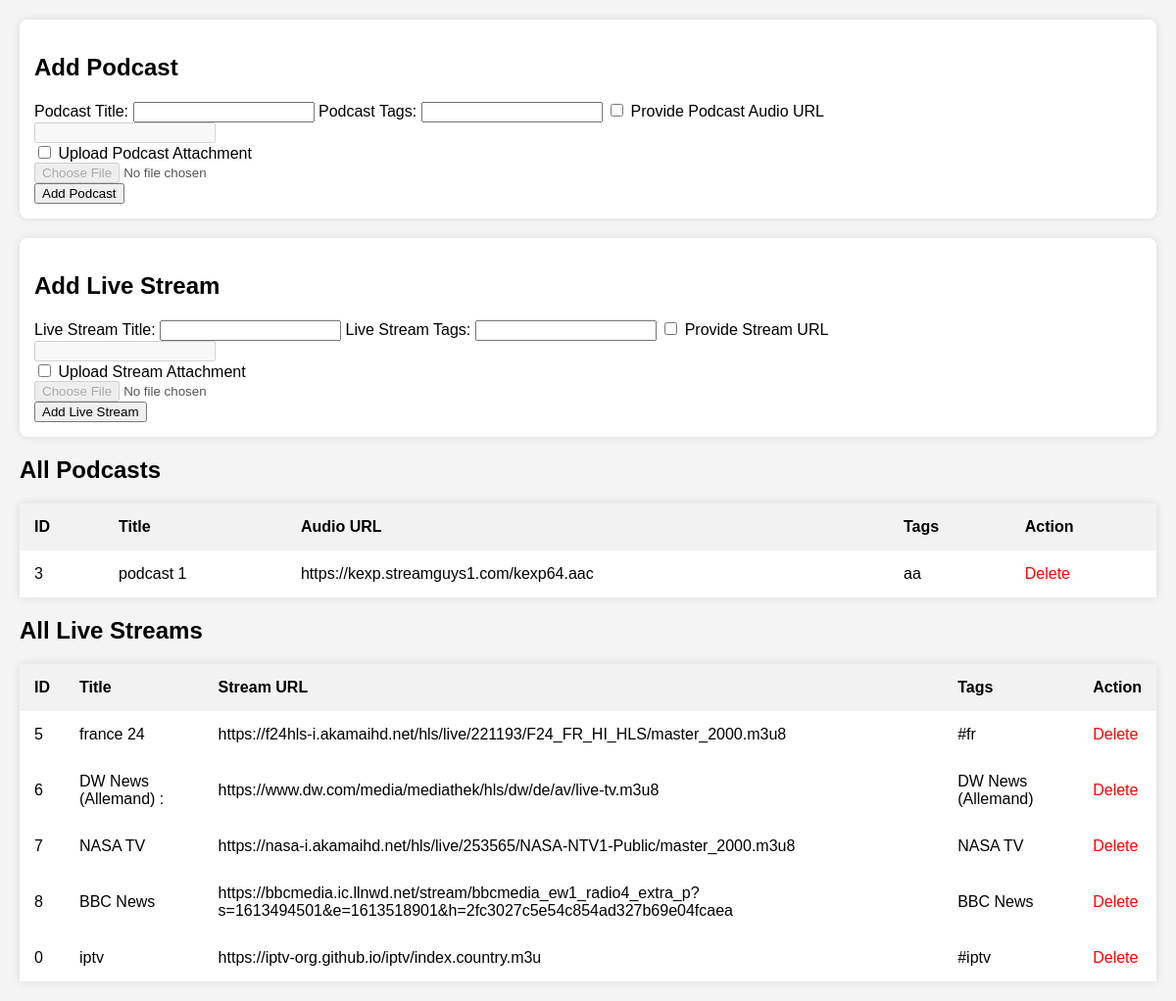
Page /admin/display_media.php on the committed database.
### tables this page shows
CREATE TABLE `podcast_audio` (
  `id` int(11) NOT NULL,
  `title` varchar(255) NOT NULL,
  `audio_url` varchar(255) NOT NULL,
  `tags` varchar(255) DEFAULT NULL,
  `attachment` varchar(255) DEFAULT NULL,
  `created_at` timestamp NOT NULL DEFAULT current_timestamp()
);

CREATE TABLE `stream_videos` (
  `id` int(11) NOT NULL,
  `title` varchar(255) NOT NULL,
  `video_url` varchar(255) NOT NULL,
  `tags` varchar(255) DEFAULT NULL,
  `created_at` timestamp NOT NULL DEFAULT current_timestamp(),
  `attachment` varchar(255) DEFAULT NULL
);

### admin/display_media.php (the view, shortened to what this page needs)
<?php
include('../includes/database.inc.php');
?>
<!DOCTYPE html>
<html lang="en">
<head>
</head>
<body>
    <form method="post" action="" enctype="multipart/form-data">
        <h2>Add Podcast</h2>
        <label for="podcast_title">Podcast Title:</label>
        <input type="text" name="podcast_title" required>
        <label for="podcast_tags">Podcast Tags:</label>
        <input type="text" name="podcast_tags" required>
        <input type="checkbox" id="podcast_link_checkbox" name="podcast_link_checkbox">
        <label for="podcast_link_checkbox">Provide Podcast Audio URL</label>
        <br>
        <input type="text" name="podcast_audio_url" id="podcast_audio_url" disabled>
        <br>
        <input type="checkbox" id="podcast_file_checkbox" name="podcast_file_checkbox">
        <label for="podcast_file_checkbox">Upload Podcast Attachment</label>
        <br>
        <input type="file" name="podcast_attachment" id="podcast_attachment" disabled>
        <br>
        <button type="submit" name="submit_podcast">Add Podcast</button>
    </form>
    <form method="post" action="" enctype="multipart/form-data">
        <h2>Add Live Stream</h2>
        <label for="stream_title">Live Stream Title:</label>
        <input type="text" name="stream_title" required>
        <label for="stream_tags">Live Stream Tags:</label>
        <input type="text" name="stream_tags" required>
        <input type="checkbox" id="stream_link_checkbox" name="stream_link_checkbox">
        <label for="stream_link_checkbox">Provide Stream URL</label>
        <br>
        <input type="text" name="stream_url" id="stream_url" disabled>
        <br>
        <input type="checkbox" id="stream_file_checkbox" name="stream_file_checkbox">
        <label for="stream_file_checkbox">Upload Stream Attachment</label>
        <br>
        <input type="file" name="stream_attachment" id="stream_attachment" disabled>
        <br>
        <button type="submit" name="submit_live_stream">Add Live Stream</button>
    </form>
    <h2>All Podcasts</h2>
    <table>
        <tr>
            <th>ID</th>
            <th>Title</th>
            <th>Audio URL</th>
            <th>Tags</th>
            <th>Action</th>
        </tr>
        <?php
        $query_podcasts = mysqli_query($con, "SELECT * FROM podcast_audio");
        while ($podcast = mysqli_fetch_assoc($query_podcasts)) {
            echo '<tr>';
            echo '<td>' . htmlentities($podcast['id']) . '</td>';
            echo '<td>' . htmlentities($podcast['title']) . '</td>';
            echo '<td>' . htmlentities($podcast['audio_url']) . '</td>';
            echo '<td>' . htmlentities($podcast['tags']) . '</td>';
            echo '<td><a href="?delete_podcast=' . htmlentities($podcast['id']) . '">Delete</a></td>';
            echo '</tr>';
        }
        ?>
    </table>
    <h2>All Live Streams</h2>
    <table>
        <tr>
            <th>ID</th>
            <th>Title</th>
            <th>Stream URL</th>
            <th>Tags</th>
            <th>Action</th>
        </tr>
        <?php
        $query_streams = mysqli_query($con, "SELECT * FROM stream_videos");
        while ($stream = mysqli_fetch_assoc($query_streams)) {
            echo '<tr>';
            echo '<td>' . htmlentities($stream['id']) . '</td>';
            echo '<td>' . htmlentities($stream['title']) . '</td>';
            echo '<td>' . htmlentities($stream['video_url']) . '</td>';
            echo '<td>' . htmlentities($stream['tags']) . '</td>';
            echo '<td><a href="?delete_live_stream=' . htmlentities($stream['id']) . '">Delete</a></td>';
            echo '</tr>';
        }
        ?>
    </table>
</body>
</html>

### admin/display_media.php (style rules this page uses)
body { font-family: Arial, sans-serif; margin: 20px; background-color: #f4f4f4; }
form { margin-bottom: 20px; background-color: #fff; padding: 15px; border-radius: 8px; box-shadow: 0 0 10px rgba(0, 0, 0, 0.1); }
table { width: 100%; border-collapse: collapse; margin-top: 20px; background-color: #fff; box-shadow: 0 0 10px rgba(0, 0, 0, 0.1); }
th, td { padding: 15px; text-align: left; }
th { background-color: #f2f2f2; }
a { color: #FF0000; text-decoration: none; cursor: pointer; }

### rows in the picture
podcast_audio: id "3", title "podcast 1", audio_url "https://kexp.streamguys1.com/kexp64.aac", tags "aa"
stream_videos: id "5", title "france 24", video_url "https://f24hls-i.akamaihd.net/hls/live/221193/F24_FR_HI_HLS/master_2000.m3u8", tags "#fr"
stream_videos: id "6", title "DW News (Allemand) :", video_url "https://www.dw.com/media/mediathek/hls/dw/de/av/live-tv.m3u8", tags "DW News (Allemand)"
stream_videos: id "7", title "NASA TV", video_url "https://nasa-i.akamaihd.net/hls/live/253565/NASA-NTV1-Public/master_2000.m3u8", tags "NASA TV"
stream_videos: id "8", title "BBC News", video_url "https://bbcmedia.ic.llnwd.net/stream/bbcmedia_ew1_radio4_extra_p?s=1613494501&e=1613518901&h=2fc3027c5e54c854ad327b69e04fcaea", tags "BBC News"
stream_videos: id "0", title "iptv", video_url "https://iptv-org.github.io/iptv/index.country.m3u", tags "#iptv"
